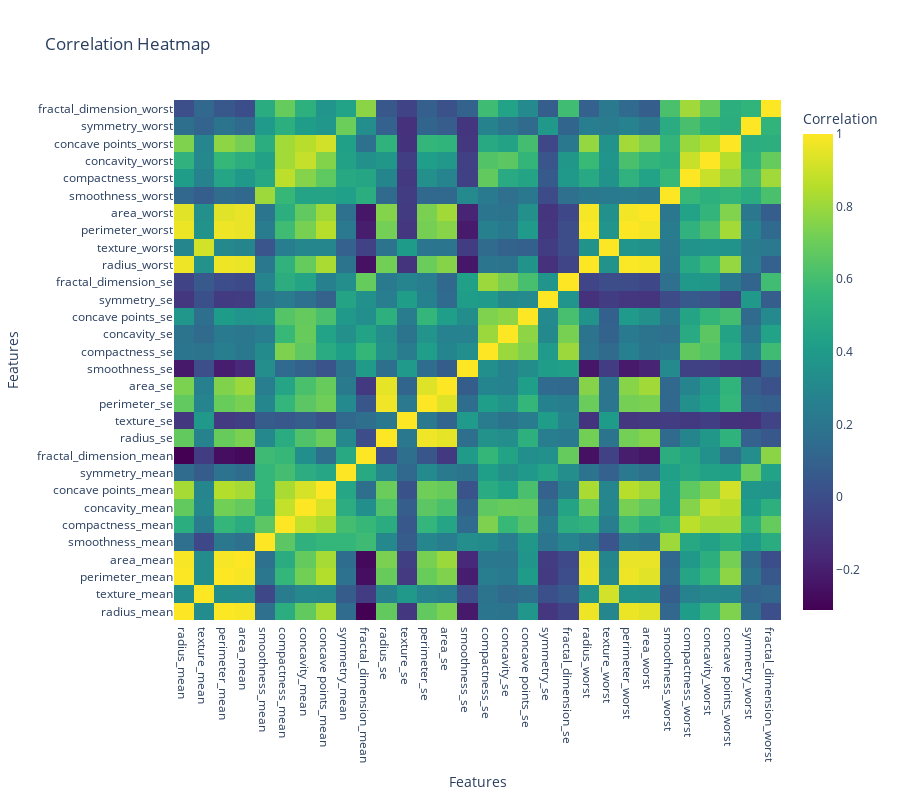

This figure's notebook cell:
### Markdown cell above
## Correlation Heatmap

### Code cell
# Create the correlation heatmap using Plotly
fig = go.Figure(data=go.Heatmap(
    z=x.corr(),
    x=x.columns,
    y=x.columns,
    colorscale='Viridis',  # Choose a colorscale that you prefer
    colorbar=dict(title='Correlation'),
    hoverongaps=False))

# Update layout for better presentation
fig.update_layout(
    title='Correlation Heatmap',
    xaxis_title='Features',
    yaxis_title='Features',
    width=900,
    height=800)

# Show the plot
fig.show()

### Figure 1 — Plotly figure (JSON) as saved in the notebook; plotly's stock layout.template omitted (floating-point values rounded to 4 significant figures; data arrays with more than 128 entries replaced by an {"elided": "..."} marker saying what was removed)
{"data": [{"colorbar": {"title": {"text": "Correlation"}}, "colorscale": [[0, "#440154"], [0.1111, "#482878"], [0.2222, "#3e4989"], [0.3333, "#31688e"], [0.4444, "#26828e"], [0.5556, "#1f9e89"], [0.6667, "#35b779"], [0.7778, "#6ece58"], [0.8889, "#b5de2b"], [1, "#fde725"]], "hoverongaps": false, "type": "heatmap", "x": ["radius_mean", "texture_mean", "perimeter_mean", "area_mean", "smoothness_mean", "compactness_mean", "concavity_mean", "concave points_mean", "symmetry_mean", "fractal_dimension_mean", "radius_se", "texture_se", "perimeter_se", "area_se", "smoothness_se", "compactness_se", "concavity_se", "concave points_se", "symmetry_se", "fractal_dimension_se", "radius_worst", "texture_worst", "perimeter_worst", "area_worst", "smoothness_worst", "compactness_worst", "concavity_worst", "concave points_worst", "symmetry_worst", "fractal_dimension_worst"], "y": ["radius_mean", "texture_mean", "perimeter_mean", "area_mean", "smoothness_mean", "compactness_mean", "concavity_mean", "concave points_mean", "symmetry_mean", "fractal_dimension_mean", "radius_se", "texture_se", "perimeter_se", "area_se", "smoothness_se", "compactness_se", "concavity_se", "concave points_se", "symmetry_se", "fractal_dimension_se", "radius_worst", "texture_worst", "perimeter_worst", "area_worst", "smoothness_worst", "compactness_worst", "concavity_worst", "concave points_worst", "symmetry_worst", "fractal_dimension_worst"], "z": {"elided": "30x30 float values"}}], "layout": {"height": 800, "title": {"text": "Correlation Heatmap"}, "width": 900, "xaxis": {"title": {"text": "Features"}}, "yaxis": {"title": {"text": "Features"}}}}
